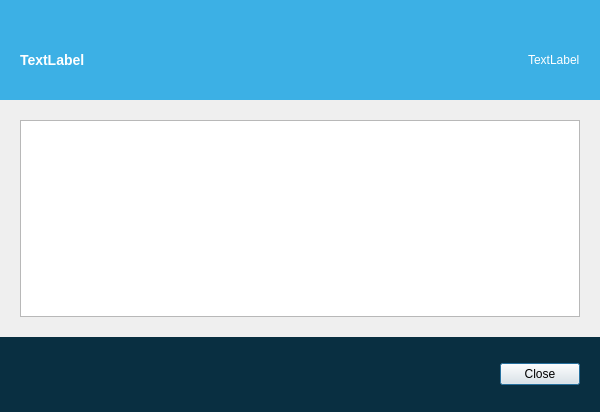
<?xml version="1.0" encoding="UTF-8"?>
<ui version="4.0">
 <class>TransactionDescDialog</class>
 <widget class="QDialog" name="TransactionDescDialog">
  <property name="geometry">
   <rect>
    <x>0</x>
    <y>0</y>
    <width>600</width>
    <height>412</height>
   </rect>
  </property>
  <property name="windowTitle">
   <string>Transaction details</string>
  </property>
  <layout class="QVBoxLayout" name="verticalLayout">
   <property name="spacing">
    <number>0</number>
   </property>
   <property name="leftMargin">
    <number>0</number>
   </property>
   <property name="topMargin">
    <number>0</number>
   </property>
   <property name="rightMargin">
    <number>0</number>
   </property>
   <property name="bottomMargin">
    <number>0</number>
   </property>
   <item>
    <widget class="QWidget" name="titleWidget" native="true">
     <property name="minimumSize">
      <size>
       <width>0</width>
       <height>100</height>
      </size>
     </property>
     <property name="maximumSize">
      <size>
       <width>16777215</width>
       <height>100</height>
      </size>
     </property>
     <property name="styleSheet">
      <string notr="true">#titleWidget { background-color: #3cb0e5; } QLabel { color: white; }</string>
     </property>
     <layout class="QHBoxLayout" name="titleWidgetLayout" stretch="1,0">
      <property name="spacing">
       <number>0</number>
      </property>
      <property name="leftMargin">
       <number>20</number>
      </property>
      <property name="topMargin">
       <number>50</number>
      </property>
      <property name="rightMargin">
       <number>20</number>
      </property>
      <property name="bottomMargin">
       <number>30</number>
      </property>
      <item>
       <widget class="QLabel" name="titleLabel">
        <property name="styleSheet">
         <string notr="true">#titleLabel { text-transform: uppercase; font-family: 'Montserrat'; font-size: 14px; font-weight: bold; }</string>
        </property>
        <property name="text">
         <string>TextLabel</string>
        </property>
       </widget>
      </item>
      <item>
       <widget class="QLabel" name="titleIcon">
        <property name="text">
         <string>TextLabel</string>
        </property>
       </widget>
      </item>
     </layout>
    </widget>
   </item>
   <item>
    <widget class="QWidget" name="verticalWidget" native="true">
     <layout class="QVBoxLayout" name="txDescWidgetLayout">
      <property name="leftMargin">
       <number>20</number>
      </property>
      <property name="topMargin">
       <number>20</number>
      </property>
      <property name="rightMargin">
       <number>20</number>
      </property>
      <property name="bottomMargin">
       <number>20</number>
      </property>
      <item>
       <widget class="QTextEdit" name="detailText">
        <property name="toolTip">
         <string>This pane shows a detailed description of the transaction</string>
        </property>
        <property name="readOnly">
         <bool>true</bool>
        </property>
       </widget>
      </item>
     </layout>
    </widget>
   </item>
   <item>
    <widget class="QWidget" name="buttonWidget" native="true">
     <property name="sizePolicy">
      <sizepolicy hsizetype="Preferred" vsizetype="Fixed">
       <horstretch>0</horstretch>
       <verstretch>0</verstretch>
      </sizepolicy>
     </property>
     <property name="minimumSize">
      <size>
       <width>0</width>
       <height>75</height>
      </size>
     </property>
     <property name="maximumSize">
      <size>
       <width>16777215</width>
       <height>75</height>
      </size>
     </property>
     <property name="styleSheet">
      <string notr="true">#buttonWidget { background-color: #092f41; }</string>
     </property>
     <layout class="QHBoxLayout" name="buttonWidgetLayout">
      <property name="spacing">
       <number>-1</number>
      </property>
      <property name="leftMargin">
       <number>20</number>
      </property>
      <property name="topMargin">
       <number>20</number>
      </property>
      <property name="rightMargin">
       <number>20</number>
      </property>
      <property name="bottomMargin">
       <number>20</number>
      </property>
      <item>
       <spacer name="horizontalSpacer">
        <property name="orientation">
         <enum>Qt::Horizontal</enum>
        </property>
        <property name="sizeHint" stdset="0">
         <size>
          <width>40</width>
          <height>20</height>
         </size>
        </property>
       </spacer>
      </item>
      <item>
       <widget class="QCustomButton" name="closeButton">
        <property name="text">
         <string>Close</string>
        </property>
        <property name="icon">
         <iconset resource="../bitcoin.qrc">
          <normaloff>:/icons/material/black/close</normaloff>:/icons/material/black/close</iconset>
        </property>
       </widget>
      </item>
     </layout>
    </widget>
   </item>
  </layout>
 </widget>
 <customwidgets>
  <customwidget>
   <class>QCustomButton</class>
   <extends>QPushButton</extends>
   <header>qcustombutton.h</header>
  </customwidget>
 </customwidgets>
 <resources>
  <include location="../bitcoin.qrc"/>
 </resources>
 <connections/>
</ui>
